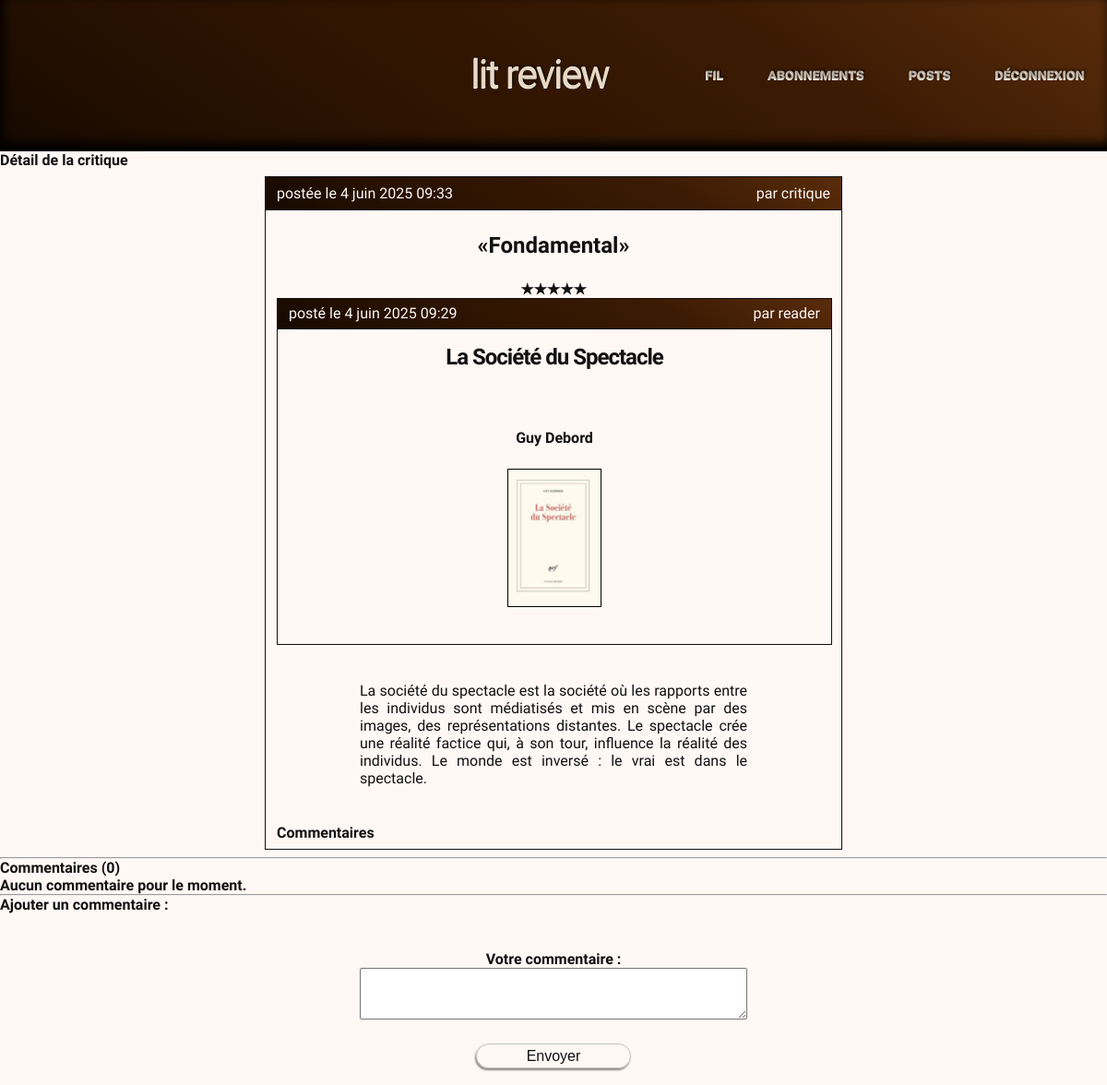
Before: /reviews/10/ (signed in) with the older database file.
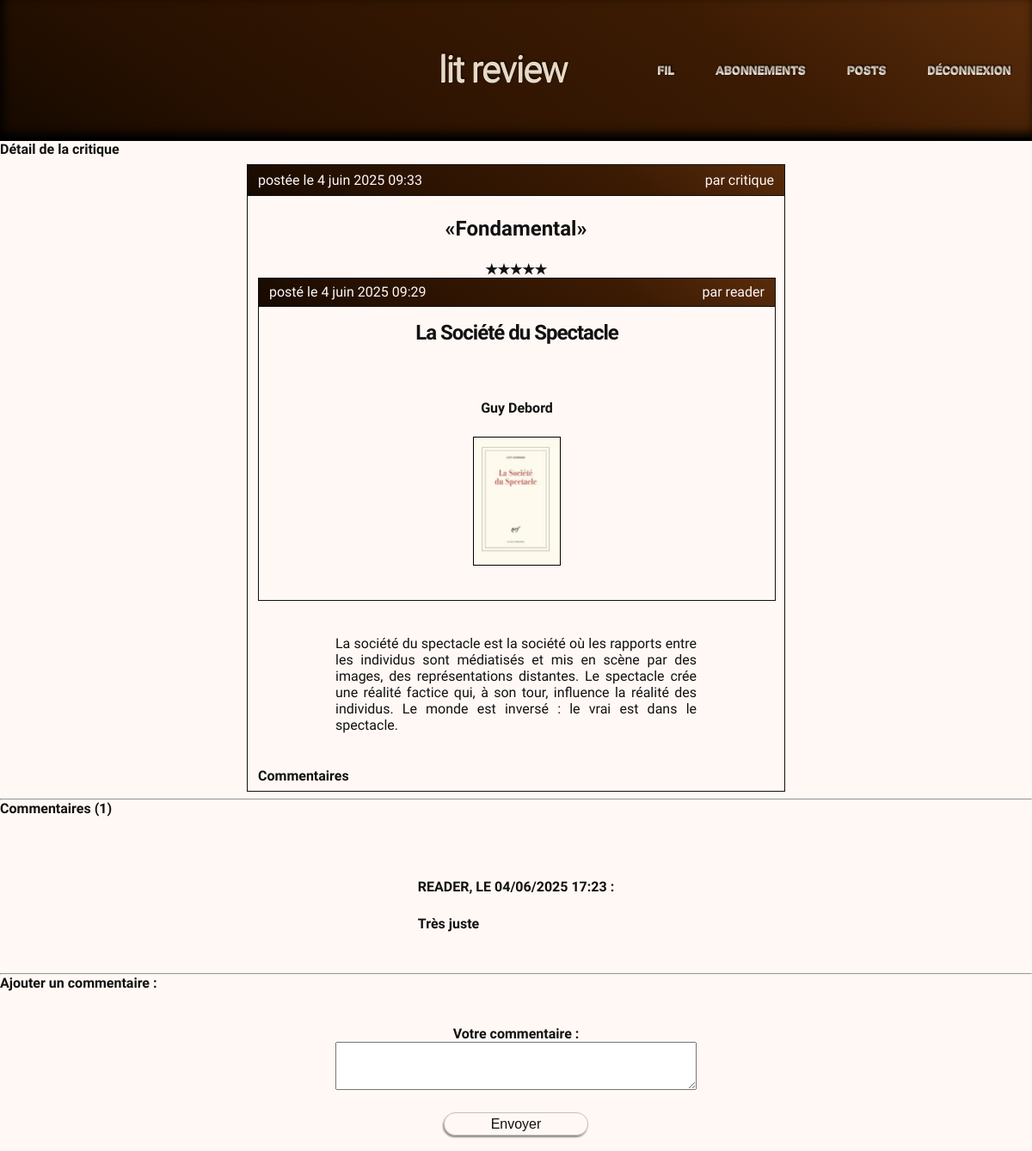
After: the same page with the newer database file.
### main_feed/models.py (models this page shows, shortened)
class Review(models.Model):
    ticket = models.ForeignKey(
        to=Ticket, on_delete=models.CASCADE
        )
    rating = models.PositiveSmallIntegerField(
        validators=[MinValueValidator(0), MaxValueValidator(5)]
        )
    headline = models.CharField(max_length=128)
    body = models.CharField(max_length=8192, blank=True)
    user = models.ForeignKey(
        to=AUTH_USER_MODEL,
        on_delete=models.CASCADE
        )
    time_created = models.DateTimeField(auto_now_add=True)
    @property
    def stars_rating(self):
        return "" + "★" * self.rating

class Ticket(models.Model):
    title = models.CharField(max_length=128)
    description = models.TextField(
        max_length=2048, blank=True
        )
    user = models.ForeignKey(
        to=AUTH_USER_MODEL,
        on_delete=models.CASCADE
        )
    image = models.ImageField(null=True, blank=True)
    time_created = models.DateTimeField(auto_now_add=True)
    IMAGE_MAX_SIZE = (210, 297)
    @property
    def has_review(self):
        return Review.objects.filter(ticket=self).exists()

class Comment(models.Model):
    review = models.ForeignKey(
        Review, on_delete=models.CASCADE,
        related_name="comments"
    )
    author = models.ForeignKey(
        AUTH_USER_MODEL, on_delete=models.CASCADE
    )
    content = models.TextField(
        max_length=2048, verbose_name="Commentaire",
        blank=True, null=True
    )
    time_created = models.DateTimeField(auto_now_add=True)

### authentication/models.py (models this page shows)
class User(AbstractUser):
    following = models.ManyToManyField(
        "self",
        through="UserFollows",
        through_fields=("user", "followed_user"),
        symmetrical=False,
        related_name="followers"
    )
    def __str__(self):
        return self.username

### main_feed/views.py (the view)
# urls.py: path("reviews/<int:review_id>/", review_detail, name="review_detail"),
@login_required
def review_detail(request, review_id):
    review = get_object_or_404(Review, id=review_id)
    comments = review.comments.all().order_by("time_created")
    form = CommentForm(request.POST or None)
    if request.method == "POST" and form.is_valid():
        new_comment = form.save(commit=False)
        new_comment.review = review
        new_comment.author = request.user
        new_comment.save()
        return redirect("review_detail", review_id=review.id)
    return render(
        request,
        "main_feed/review_detail.html",
        {
            "review": review,
            "comments": comments,
            "form": form
        }
    )

### main_feed/forms.py
class CommentForm(forms.ModelForm):
    class Meta:
        model = Comment
        fields = ["content"]
        labels = {"content": _("Votre commentaire")}
        widgets = {"content": forms.Textarea(attrs={"rows": 3})}

### main_feed/templates/main_feed/review_detail.html (shortened to what this page needs)
{% extends "main_feed/base.html" %}
{% block feed_content %}
<main aria-labelledby="review-detail-title">
<h1 id="review-detail-title">Détail de la critique</h1>
{% with review=review %}
    {% include "main_feed/partials/review_display.html" %}
{% endwith %}
<hr/>
<h2>Commentaires ({{ comments|length }})</h2>
{% for comment in comments %}
    <article class="comment-container" aria-label="Commentaire de {{ comment.author.username }}">
        <p class="comment-content"><strong>{{ comment.author.username }}</strong>, le {{ comment.time_created|date:"d/m/Y H:i" }} :</p>
        <p>{{ comment.content|linebreaks }}</p>
    </article>
{% empty %}
    <p>Aucun commentaire pour le moment.</p>
{% endfor %}
<hr/>
<h3>Ajouter un commentaire :</h3>
<form method="post" aria-label="Ajouter un commentaire">
    {{ form.as_p }}
    <button type="submit" aria-label="Publier un commentaire">Envoyer</button>
</form>
</main>
{% endblock %}

### main_feed/templates/main_feed/base.html (shortened to what this page needs)
{% extends "base.html" %}
{% block navbar%}
    {% include "partials/nav-bar.html" %}
{% endblock %}
{% block content %}{% block feed_content %}{% endblock feed_content %}{% endblock content %}

### templates/base.html (shortened to what this page needs)
{% load static %}
<!DOCTYPE html>
<html lang='fr-FR'>
  <head>
    <link type="text/css" rel="stylesheet" href="{% static 'style.css' %}">
  </head>
  <body>
    <header class="banner">
      <h1 class="banner-title">Lit Review</h1>
      <nav class="navbar">{% block navbar %}{% endblock %}</nav>
    </header>
    <main>
      {% block content %}{% endblock content %}
    </main>
  </body>
</html>

### templates/partials/nav-bar.html
<a href="{% url 'homepage' %}" class="nav-bar_feed-btn">Fil</a>
{% with following=user.followwing %}
  <a href="{% url 'followings' %}" class="nav-bar_follows-btn">Abonnements</a>
{% endwith %}
<a href="{% url 'posts' %}" class="nav-bar_posts-btn">Posts</a>
<form method="POST" action="{% url 'logout' %}">{% csrf_token %}<button class="nav-bar_logout-btn">Déconnexion</a></form>

### main_feed/templates/main_feed/partials/review_display.html (shortened to what this page needs)
<section class="review-main-container" aria-labelledby="review-headline-{{ review.id }}">
    <div class="review-metadata">
        <p class="review-time-created">postée le {{ review.time_created }}</p>
        <p class="review-author">par {{ review.user }}</p>
    </div>
    <h2 class="review-headline" id="review-headline-{{ review.id }}"><q>{{ review.headline }}</q></h2>
    <p class="review-rating">{{ review.stars_rating }}</p>
    {% with ticket=review.ticket %}
        {% include "main_feed/partials/ticket_display.html" %}
    {% endwith %}
    <p class="review-body">{{ review.body|linebreaksbr }}</p>
    {% with review_id=review.id %}
        <a href="{% url 'review_detail' review_id %}" aria-label="Voir les commentaires de la critique" class="comment-btn" role="button">Commentaires</a>
    {% endwith %}
</section>

### main_feed/templates/main_feed/partials/ticket_display.html (shortened to what this page needs)
<div class="ticket-display">
    <div class="ticket-metadata">
        <p class="ticket-time-created">posté le {{ ticket.time_created }}</p>
        <p class="ticket-user">par {{ ticket.user }}</p>
    </div>
    <h1 class="ticket-title">{{ ticket.title }}</h1>
    <div class="ticket-body">
        <p class="ticket-body_description">{{ ticket.description }}</p>
        {% if ticket.image %}
            <img src="{{ ticket.image.url }}">
        {% endif %}
    </div>
</div>

### authentication/static/style.css (style rules this page uses)
* { margin: 0; padding: 0; font-size: 16px; color: #111111; }
html { min-height: 100%; padding: 0; margin: 0; font-family: "Domine", "EB Garamond", Baskervville, serif; font-weight: 600; background-color: #fff8f5f3; }
body { display: block; min-height: 1000px; min-width: 100%; padding: 0; }
a { text-decoration: none; }
button { text-decoration: none; padding: 0.4ch 6ch; max-width: 206px; margin: 2ch auto; border-radius: 50px; border: 1px solid #0000003b; box-shadow: -1px 2px 2px #00000075; background: transparent; }
.banner { position: sticky; top: 0; width: 100vw; height: 20vh; background-color: rgb(176, 176, 176); background: linear-gradient(34deg, #170a00 1%, #281101 24%, #3c1b03 70%, #592c0b 100%); border-bottom: 4px solid #000; box-shadow: inset 3px -5px 12px #000000; display: flex; flex-wrap: wrap; justify-content: space-between; }
.banner h1 { margin: auto 0; text-align: right; font-family: "Montserrat Alternates", sans-serif; font-weight: 300; text-transform: lowercase; font-size: 2.7rem; letter-spacing: -2px; background: transparent; color: #e8d9c2; text-shadow: 0.8px -0.8px 2px #060000, -0.5px 0.5px 0.6px #fdfcfc; position: relative; padding-top: -13px; order: 1; width: 55%; }
.navbar { background: transparent; order: 2; position: relative; right: 0; display: flex; max-height: 10; font-weight: 900; color: white; justify-content: space-evenly; }
.navbar>a, .nav-bar_logout-btn { background: transparent; text-decoration: none; font-family: "Domine"; padding: .4rem 1.5rem; text-align: center; font-size: 16.5px; text-transform: full-width; align-content: center; justify-content: center; font-weight: 800; font-variant: all-petite-caps; color: #e8d9c2b0; text-shadow: 0.8px -0.8px 2px #060000, -0.5px 0.5px 0.6px #fdfcfc; }
.nav-bar_logout-btn { border: none; box-shadow: unset; }
main { display: flex; flex-direction: column; min-height: 400px; justify-content: center; }
form { display: flex; flex-direction: column; justify-content: space-around; }
fieldset>p, form>p { display: flex; flex-direction: column; justify-content: space-around; width: 35vw; margin: 1vh auto; }
.ticket-metadata { display: flex; max-width: 100%; justify-content: space-between; border-bottom: 1px solid; line-height: 2; padding: 0 1vw; background-color: floralwhite; }
.ticket-title { text-align: center; margin: 2vh auto; font-family: "Comfortaa"; font-weight: 600; font-size: 24px; letter-spacing: -1px; }
.ticket-display { border: 0.3px solid; min-width: 100%; }
.ticket-body { justify-content: center; display: flex; flex-direction: column; padding: 4vh 4vw; }
.review-main-container { max-width: 50vw; margin: 1vh auto; border: 0.3px solid; overflow: hidden; padding: 0 1vw 1vh 1vw; }
.review-metadata { display: flex; justify-content: space-between; border-bottom: 1px solid; min-width: 100%; background: linear-gradient(34deg, #170a00 1%, #281101 24%, #3c1b03 70%, #592c0b 100%); min-height: 100%; margin: 0 -1vw; padding: 1vh 1vw; }
.review-metadata>p { color: #fff8f5; font-family: "Comfortaa"; font-weight: 300; }
.review-headline { margin: 3vh auto; text-align: center; }
.review-headline>q { font-family: "Comfortaa"; font-weight: 600; font-size: 24px; }
.review-rating { text-align: center; }
.ticket-metadata { background: linear-gradient(34deg, #170a00 1%, #281101 24%, #3c1b03 70%, #592c0b 100%); }
.ticket-metadata>p { color: #fff8f5; font-family: "Comfortaa"; font-weight: 300; }
.ticket-body_description { text-align: center; font-family: "Comfortaa"; font-weight: 600; margin: 2vh auto; }
.review-body { text-align: justify; padding: 3vh 2vw; font-weight: 300; font-size: 16px; max-width: 70%; margin: 2vh auto; }
.ticket-body>img { max-width: 20%; margin: 1vh auto; border: 1px solid #000000; }
form>p>label { text-align: center; font-family: "Comfortaa"; margin-top: 4vh; }
.comment-container { max-width: 30vw; margin: 6vh auto; }
.comment-content { font-family: "Comfortaa"; font-weight: 900; text-transform: uppercase; margin: 3vh 0; }

Changed rows visible on the page:
added Comment: author.username "READER", time_created "04/06/2025 17:23", content "Très juste"
Other visible differences:
{{ comments|length }}: "0" → "1"
text no longer shown: "Aucun commentaire pour le moment."
